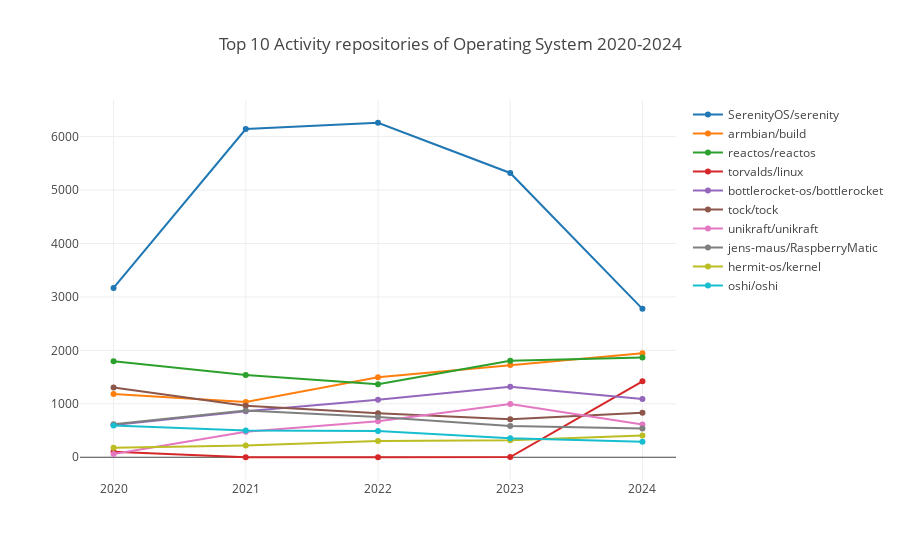

Notebook code for this chart:
### Code cell
processTechFieldRepoActivity(':technology/operating_system', 'Operating System');

### Figure 1 — Plotly figure (JSON) as saved in the notebook; plotly's stock layout.template omitted (floating-point values rounded to 4 significant figures)
{"data": [{"name": "SerenityOS/serenity", "x": [2020, 2021, 2022, 2023, 2024], "y": [3169.0, 6141.0, 6259.0, 5319.0, 2776.0]}, {"name": "armbian/build", "x": [2020, 2021, 2022, 2023, 2024], "y": [1183.0, 1032.0, 1498.0, 1724.0, 1948.0]}, {"name": "reactos/reactos", "x": [2020, 2021, 2022, 2023, 2024], "y": [1796.0, 1540.0, 1365.0, 1805.0, 1867.0]}, {"name": "torvalds/linux", "x": [2020, 2021, 2022, 2023, 2024], "y": [102.1, 0, 0, 2.94, 1421.0]}, {"name": "bottlerocket-os/bottlerocket", "x": [2020, 2021, 2022, 2023, 2024], "y": [604.4, 859.2, 1074.0, 1317.0, 1088.0]}, {"name": "tock/tock", "x": [2020, 2021, 2022, 2023, 2024], "y": [1303.0, 961.9, 821.3, 710.6, 830.3]}, {"name": "unikraft/unikraft", "x": [2020, 2021, 2022, 2023, 2024], "y": [62.21, 476.2, 672.1, 996.3, 614.0]}, {"name": "jens-maus/RaspberryMatic", "x": [2020, 2021, 2022, 2023, 2024], "y": [616.2, 875.3, 752.7, 585.5, 537.0]}, {"name": "hermit-os/kernel", "x": [2020, 2021, 2022, 2023, 2024], "y": [178.8, 218.4, 303.1, 317, 406.7]}, {"name": "oshi/oshi", "x": [2020, 2021, 2022, 2023, 2024], "y": [593.9, 499.5, 491.3, 353.7, 292.0]}], "layout": {"autosize": true, "title": {"text": "Top 10 Activity repositories of Operating System 2020-2024"}, "xaxis": {"autorange": true, "range": [2020.0, 2024.0], "type": "linear"}, "yaxis": {"autorange": true, "range": [-516.5, 6775.0], "type": "linear"}}}
